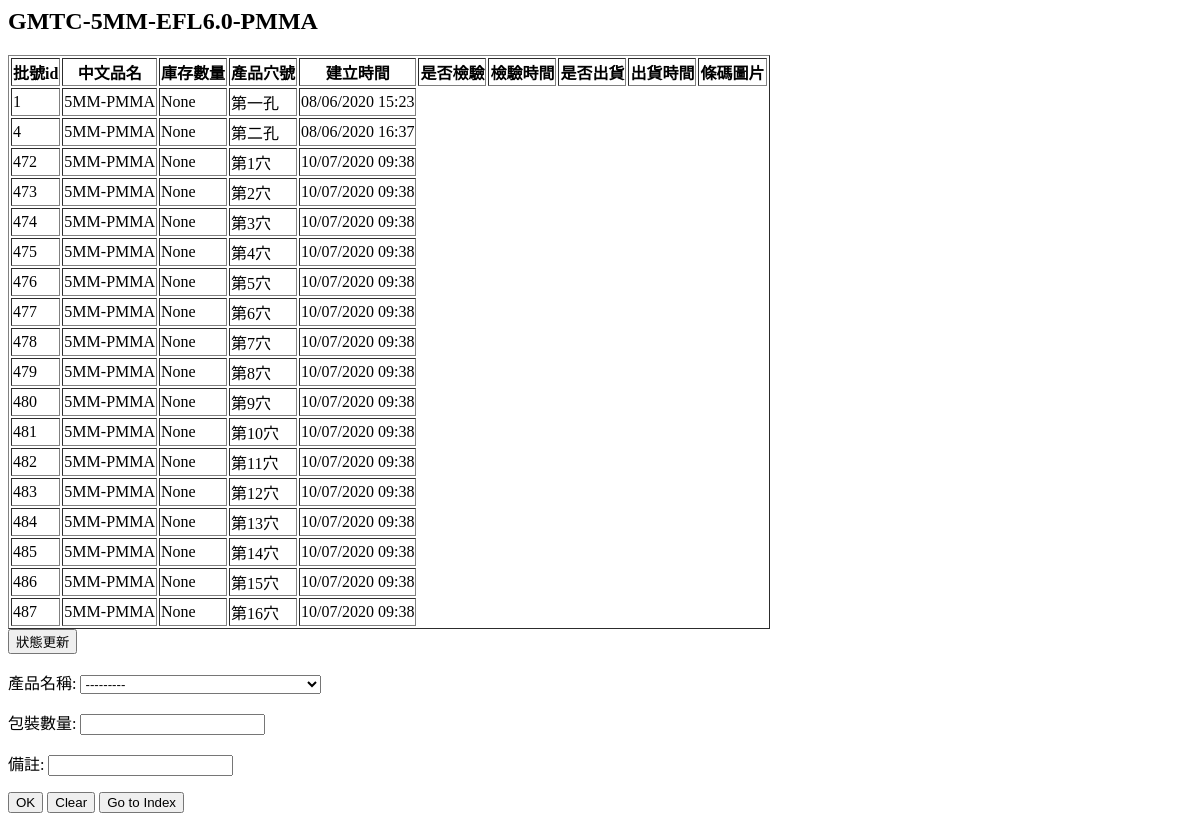
The page /production/5MM-PMMA/stock/ on the database as committed earlier.
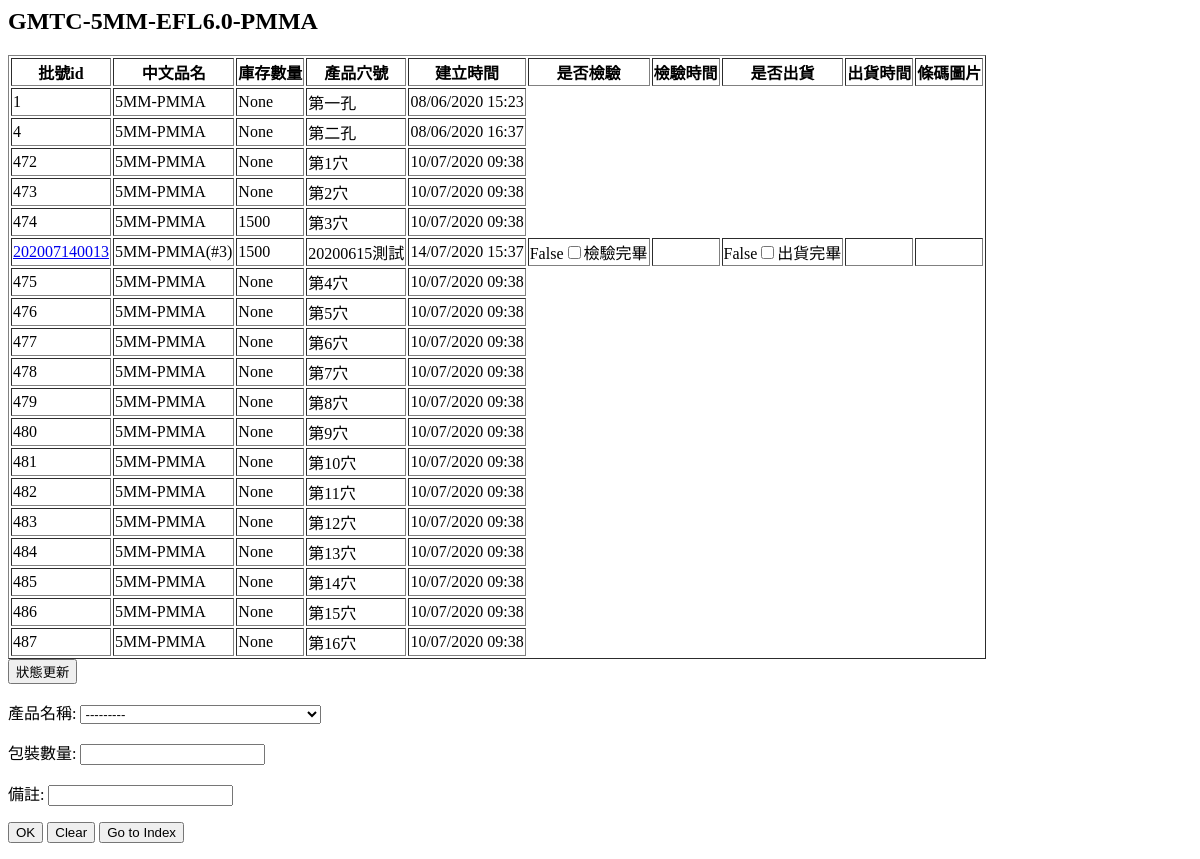
The same page on the database as committed later.
### production/models.py (models this page shows, shortened)
class Product(models.Model): #建立產品列表
    types = (("Plastic Lens", "塑膠鏡片"), ("機構", "機構"), ("Others", "其它"))
    pNames = models.CharField(max_length=50, unique=True)
    pTypes = models.CharField(max_length=50, choices=types)
    pCaves = models.CharField(max_length=50)
    pModels = models.CharField(max_length=50, unique=True)
    create_time = models.DateTimeField("Create_Time:", auto_now=True)

class ProductAttribute(models.Model):
    product = models.ForeignKey(Product, on_delete=models.CASCADE)
    attCaves = models.CharField(max_length = 5)
    pNotes = models.CharField(max_length = 200)
    attID = models.CharField(max_length=30, unique=True, blank = False, null= True)
    create_time = models.DateTimeField("Create_Time:", auto_now=True)
    def __str__(self):
        return str(self.product.pNames) + "(" + str(self.attCaves) + ")"

class ProductStocks(models.Model):
    stockNumber = models.CharField(max_length=50, unique=True)
    stockitem = models.ForeignKey(ProductAttribute, on_delete=models.CASCADE)
    create_time = models.DateTimeField("Create_Time:", auto_now=False, auto_now_add=True)
    psNumbers = models.BigIntegerField()
    psNotes = models.CharField(max_length = 200)
    psChecked = models.BooleanField(default=False, help_text='是否檢驗', blank=True, null=True)
    psCheckedDate = models.DateTimeField("Check_Time:", auto_now=False, auto_now_add=False, blank=True, null = True)
    psShipped = models.BooleanField(default=False, help_text='是否出貨', blank=True, null=True)
    psShippedDate = models.DateTimeField("Check_Time:", auto_now=False, auto_now_add=False, blank=True, null = True)
    barCodeImg = models.ImageField(upload_to='uploads/', height_field=None, width_field=None, max_length=None, blank=True)
    batCodeSvg = models.TextField(null=True)

### production/views.py (the view, shortened to what this page needs)
# urls.py: path("<str:Product_pNames>/stock/", views.stock, name = "stock"),
def stock(request, Product_pNames):
    product = Product.objects.get(pNames = Product_pNames)
    attribute = ProductAttribute.objects.filter(product = product)
    att = []
    b = 0 #常數，只拿來取出數據的而己。
    for a in attribute:
        stock = ProductStocks.objects.filter(stockitem__in = ProductAttribute.objects.filter(pk = a.id)).aggregate(Sum('psNumbers'))
        temp = attribute.values()[b]
        b = b + 1
        temp.update(stock)
        att.append(temp)
    csf = CreateSotckForm()
    if attribute.exists():
        stocks = ProductStocks.objects.filter(stockitem__in = attribute)
        '''
        "__in" can handle querysets larger than one (multiple records of a table).
        This can be found in the django Many-to_one relationships section of the documentation.
        https://docs.djangoproject.com/en/2.0/topics/db/examples/many_to_one/
        Django documentation can be scary for a beginner like me because of its length and depth,
        though it provides solutions to most issues if you can crack it.
        '''
        if stocks.exists():
            print("正常運作。")
        else:
            stocks = {}
            print("沒有庫存。")
    return  render(request, 'production/stock.html',{'att':att, 'product':product, "stocks": stocks, "csf": csf})

### production/forms.py
class CreateSotckForm(forms.Form):
    stockitem = forms.ModelChoiceField(queryset = ProductAttribute.objects.all(), label = "產品名稱")
    psNumbers = forms.IntegerField(label = "包裝數量")
    psNotes = forms.CharField(max_length = 200, label = "備註")

### production/templates/production/stock.html (shortened to what this page needs)
<h2>{{product.pModels}}</h2>
<form action="{% url 'production:stock' product.pNames %}" method="post">
{% load static %}
<table class="table" border ="1">
    <thead>
        <tr>
            <th>批號id</th>
            <th>中文品名</th>
            <th>庫存數量</th>
            <th>產品穴號</th>
            <th>建立時間</th>
            <th>是否檢驗</th>
            <th>檢驗時間</th>
            <th>是否出貨</th>
            <th>出貨時間</th>
            <th>條碼圖片</th>
        </tr>
    </thead>
    <tbody>
        {% for a in att %}
            <tr>
                <td>{{a.id}}</td>
                <td>{{product.pNames}}</td>
                <td>{{a.psNumbers__sum}}</td>
                <td>{{a.pNotes}}</td>
                <td>{{a.create_time|date:"d/m/Y H:i"}}</td>
            </tr>
            {% for s in stocks %}
            {% if s.stockitem_id == a.id %}
                <tr>
                    <td><a href="{% url 'production:stockdetail' product.pNames s.stockNumber %}">{{s.stockNumber}}</a></td>
                    <td>{{s.stockitem}}</td>
                    <td>{{s.psNumbers}}</td>
                    <td>{{s.psNotes}}</td>
                    <td>{{s.create_time|date:"d/m/Y H:i"}}</td>
                    <td>
                    {% if s.psChecked is False %}
                    {{s.psChecked}}<input type='checkbox' name="check{{s.id}}" vlaue={{s.id}}><label for={{s.id}}>檢驗完畢</label>
                    {% else %}
                    {{s.psChecked}}
                    {% endif %}
                    </td>
                    <td>{{s.psCheckedDate|date:"d/m/Y H:i"}}</td>
                    <td>
                    {% if s.psShipped is False %}
                    {{s.psShipped}}<input type='checkbox' name="shipped{{s.id}}" vlaue={{s.id}}><label for={{s.id}}>出貨完畢</label>
                    {% else %}
                    {{s.psShipped}}
                    {% endif %}
                    </td>
                    <td>{{s.psShippedDate|date:"d/m/Y H:i"}}</td>
                    <td><img src="{{ s.barCodeImg }}" alt=""></td>
                </tr>{% endif %}
        {% endfor %}
        {% endfor %}
    </tbody>
</table>
<input type="submit" value="狀態更新">
</form>
<form action="{% url 'production:stock' product.pNames %}" method="post">
{{csf.as_p}}
<input type="submit" value="OK">
<input type="reset" value="Clear">
<input type="reset" value="Go to Index" onclick="location.href='{% url 'production:index' %}'"></form>

Rows that differ between the two databases and show on the page:
computed for ProductAttribute id 474: psNumbers__sum "None" → "1500"
added ProductStocks: stockNumber "202007140013", stockitem "5MM-PMMA(#3)", psNumbers "1500", psNotes "20200615測試", create_time "14/07/2020 15:37", psChecked "False", psShipped "False", shown under ProductAttribute id 474
